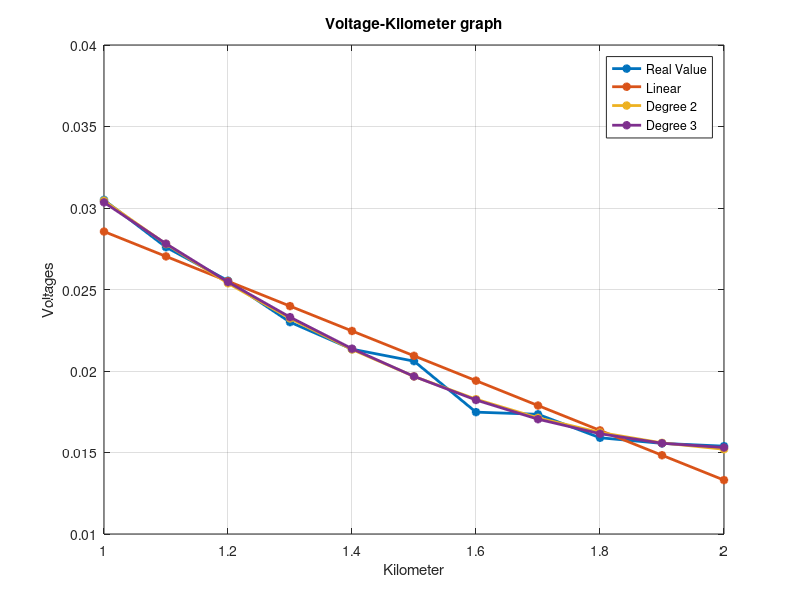

Source code (MATLAB):
%% Alican Bayındır 200102002087
% MATH 214 - Project 5
% 05.01.2021
close all; clear all; clc;
format short;
load pr5data.dat;

kilometer_values = pr5data(:, 1)'./1000;
voltage_values = pr5data(:, 2)';

x = 0; x2 = 0; y = 0; xy = 0; elsize = 11;

for i = 1:elsize
    x = x + (kilometer_values(1,i));
    y = y + (voltage_values(1,i));  
    xy = xy + (kilometer_values(1,i) * voltage_values(1,i));
    x2 = x2 + (kilometer_values(1,i) * kilometer_values(1,i));
end

a0 = ((x2 * y) - (xy * x)) / ((elsize * x2) - ((x) * (x)));
a1 = ((elsize * xy) - (x * y)) / ((elsize * x2) - ((x) * (x)));

yi = [];
for i = 1:elsize
    yi = [yi (a1 * kilometer_values(1,i) + a0)];
end

x3 = 0;
x4 = 0;
yx2 = 0;
for i = 1:elsize
    x3 = x3 + (kilometer_values(1,i) * kilometer_values(1,i) * kilometer_values(1,i));
    x4 = x4 + (kilometer_values(1,i) * kilometer_values(1,i) * kilometer_values(1,i) * kilometer_values(1,i));
    yx2 = yx2 + (voltage_values(1,i) * kilometer_values(1,i) * kilometer_values(1,i));
end

A = [elsize x x2; x x2 x3; x2 x3 x4];
S = [y; xy; yx2];
B = inv(A) * S;

Y = [];
for i = 1:elsize
    Y = [Y ((B(3,1) * kilometer_values(1,i) * kilometer_values(1,i)) + (B(2,1) * kilometer_values(1,i) + (B(1,1))))];
end

plot(kilometer_values, voltage_values, '-*', 'LineWidth', 2);
hold on;

plot(kilometer_values, yi, '-*', 'LineWidth', 2);
hold on;

plot(kilometer_values, Y,'-*', 'LineWidth', 2);
xlabel('Kilometer'); ylabel('Voltages'); grid on;
title('Voltage-Kilometer graph');
hold on;

x5 = 0;
for i = 1:elsize
    x5 = x5 + (kilometer_values(1,i) * kilometer_values(1,i) * ...
    kilometer_values(1,i) * kilometer_values(1,i) * kilometer_values(1,i));
end

x6=0;
for i = 1:elsize
    x6 = x6 + (kilometer_values(1,i) * kilometer_values(1,i) * kilometer_values(1,i) ...
    * kilometer_values(1,i) * kilometer_values(1,i) * kilometer_values(1,i));
end

yx3 = 0;
for i = 1:elsize
    yx3 = yx3 + (voltage_values(1,i) * kilometer_values(1,i) * kilometer_values(1,i) * kilometer_values(1,i));   
end

A2 = [elsize x x2 x3; x x2 x3 x4; x2 x3 x4 x5; x3 x4 x5 x6];
S2 = [y; xy; yx2; yx3];
B2 = inv(A2) * S2;

Y2  = [];
for i = 1:elsize 
    Y2 = [Y2 ((B2(4,1) * kilometer_values(1,i) * kilometer_values(1,i) * ...
    kilometer_values(1,i)) + (B2(3,1) * kilometer_values(1,i) * ...
    kilometer_values(1,i)) + (B2(2,1) * kilometer_values(1,i)+(B2(1,1))))];
end
plot(kilometer_values, Y2,'-*', 'LineWidth', 2);
legend('Real Value', 'Linear', 'Degree 2', 'Degree 3');

error_degree_linear = []; error_degree_two = []; error_degree_three = [];
for i = 1:elsize
    error_degree_linear = [error_degree_linear (voltage_values(1,i)-yi(1,i))];
    error_degree_two = [error_degree_two (voltage_values(1,i)-Y(1,i))];
    error_degree_three = [error_degree_three (voltage_values(1,i)-Y2(1,i))];
end